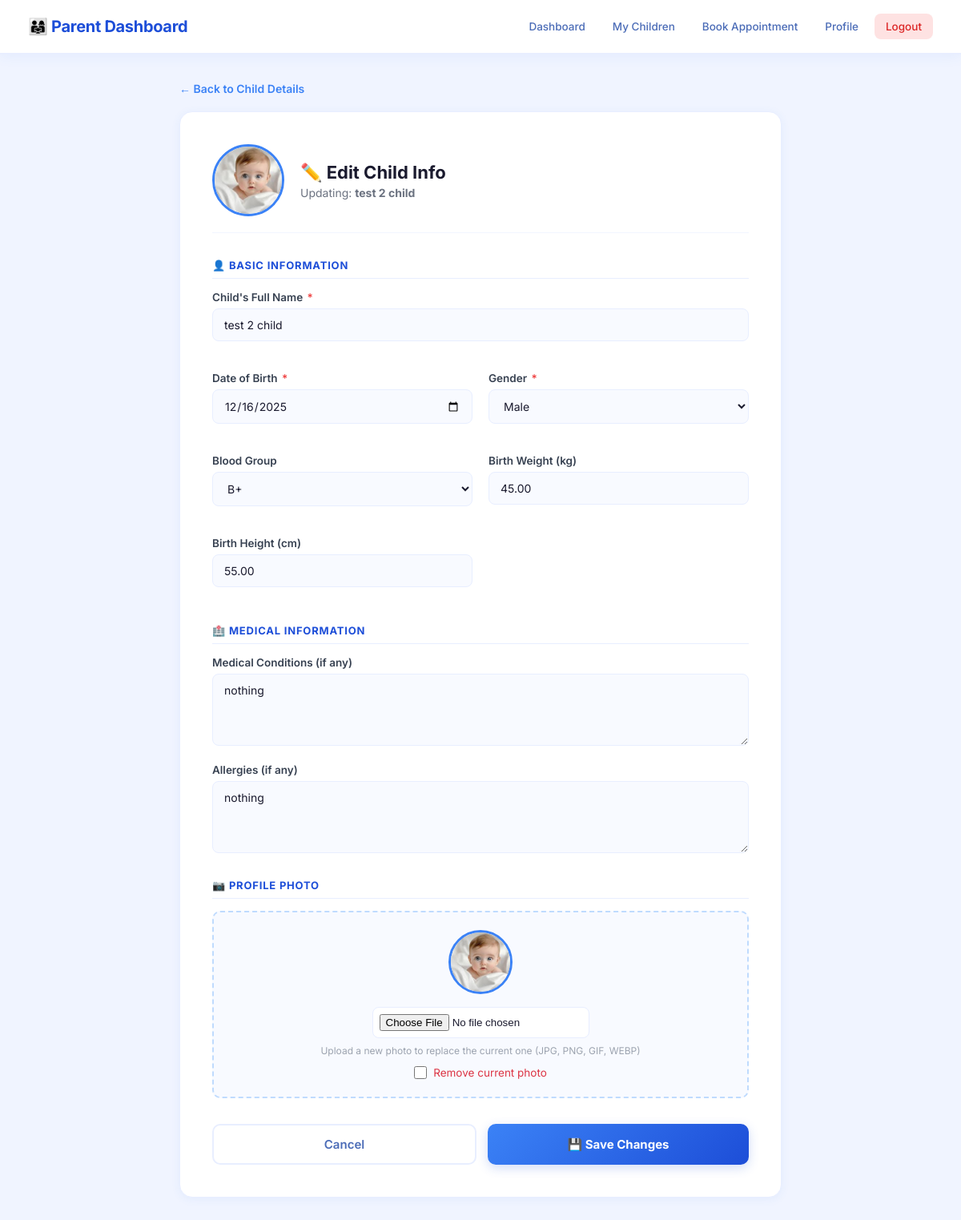
/parent/edit_child.php?id=2 (signed in), run on the app's committed database.
### tables this page shows
CREATE TABLE `children` (
  `child_id` int(11) NOT NULL,
  `parent_id` int(11) NOT NULL,
  `full_name` varchar(100) NOT NULL,
  `date_of_birth` date NOT NULL,
  `gender` enum('Male','Female','Other') NOT NULL,
  `blood_group` varchar(5) DEFAULT NULL,
  `birth_weight` decimal(5,2) DEFAULT NULL,
  `birth_height` decimal(5,2) DEFAULT NULL,
  `medical_conditions` text DEFAULT NULL,
  `allergies` text DEFAULT NULL,
  `photo_url` varchar(255) DEFAULT NULL,
  `is_active` tinyint(1) DEFAULT 1,
  `created_at` timestamp NOT NULL DEFAULT current_timestamp(),
  `updated_at` timestamp NOT NULL DEFAULT current_timestamp() ON UPDATE current_timestamp()
);

### parent/edit_child.php (the view, shortened to what this page needs)
<?php
include("../dbconnection.php");
$user_id = $_SESSION["user_id"];
$child_id = isset($_GET['id']) ? intval($_GET['id']) : 0;
$query_parent = "SELECT * FROM parents WHERE user_id = '$user_id'";
$result_parent = mysqli_query($connection, $query_parent);
$parent_data = mysqli_fetch_assoc($result_parent);
$parent_id = $parent_data['parent_id'];
$query_child = "SELECT * FROM children WHERE child_id = '$child_id' AND parent_id = '$parent_id'";
$result_child = mysqli_query($connection, $query_child);
$child = mysqli_fetch_assoc($result_child);
?>
<!DOCTYPE html>
<html lang="en">
<head>
</head>
<body>
<div class="navbar">
    <h2>👨‍👩‍👧 Parent Dashboard</h2>
    <div>
        <a href="dashboard.php">Dashboard</a>
        <a href="my_children.php">My Children</a>
        <a href="book_appointment.php">Book Appointment</a>
        <a href="myprofile.php">Profile</a>
        <a href="../logout.php" class="logout">Logout</a>
    </div>
</div>
<div class="container">
    <a href="child_details.php?id=<?php echo $child_id; ?>" class="back-link">← Back to Child Details</a>
    <div class="card">
        <div class="card-header">
            <?php if(!empty($child['photo_url'])): ?>
                <img src="../<?php echo htmlspecialchars($child['photo_url']); ?>" class="current-photo" alt="Photo">
            <?php else: ?>
                <div class="current-photo-placeholder">👶</div>
            <?php endif; ?>
            <div class="card-header-info">
                <h2>✏️ Edit Child Info</h2>
                <p>Updating: <strong><?php echo htmlspecialchars($child['full_name']); ?></strong></p>
            </div>
        </div>
        <form action="edit_child.php?id=<?php echo $child_id; ?>" method="post" enctype="multipart/form-data">
            <div class="section-title">👤 Basic Information</div>
            <div class="form-row">
                <div class="form-group full">
                    <label>Child's Full Name <span class="req">*</span></label>
                    <input type="text" name="full_name" value="<?php echo htmlspecialchars($child['full_name']); ?>" required>
                </div>
                <div class="form-group">
                    <label>Date of Birth <span class="req">*</span></label>
                    <input type="date" name="date_of_birth"
                           value="<?php echo $child['date_of_birth']; ?>"
                           max="<?php echo date('Y-m-d'); ?>" required>
                </div>
                <div class="form-group">
                    <label>Gender <span class="req">*</span></label>
                    <select name="gender" required>
                        <option value="Male"   <?php echo $child['gender'] == 'Male'   ? 'selected' : ''; ?>>Male</option>
                    </select>
                </div>
                <div class="form-group">
                    <label>Blood Group</label>
                    <select name="blood_group">
                        <?php foreach(['A+','A-','B+','B-','AB+','AB-','O+','O-'] as $bg): ?>
                        <option value="<?php echo $bg; ?>" <?php echo $child['blood_group'] == $bg ? 'selected' : ''; ?>><?php echo $bg; ?></option>
                        <?php endforeach; ?>
                    </select>
                </div>
                <div class="form-group">
                    <label>Birth Weight (kg)</label>
                    <input type="number" name="birth_weight" step="0.01" min="0" max="20"
                           placeholder="e.g., 3.2"
                           value="<?php echo htmlspecialchars($child['birth_weight'] ?? ''); ?>">
                </div>
                <div class="form-group">
                    <label>Birth Height (cm)</label>
                    <input type="number" name="birth_height" step="0.01" min="0" max="100"
                           placeholder="e.g., 50"
                           value="<?php echo htmlspecialchars($child['birth_height'] ?? ''); ?>">
                </div>
            </div>
            <div class="section-title">🏥 Medical Information</div>
            <div class="form-group">
                <label>Medical Conditions (if any)</label>
                <textarea name="medical_conditions" placeholder="Enter any medical conditions or leave blank"><?php echo htmlspecialchars($child['medical_conditions'] ?? ''); ?></textarea>
            </div>
            <div class="form-group">
                <label>Allergies (if any)</label>
                <textarea name="allergies" placeholder="Enter any allergies or leave blank"><?php echo htmlspecialchars($child['allergies'] ?? ''); ?></textarea>
            </div>
            <div class="section-title">📷 Profile Photo</div>
            <div class="photo-section">
                <?php if(!empty($child['photo_url'])): ?>
                    <img src="../<?php echo htmlspecialchars($child['photo_url']); ?>"
                         style="width:80px;height:80px;border-radius:50%;object-fit:cover;margin-bottom:12px;border:3px solid #3b82f6;" alt="Current Photo">
                    <br>
                <?php endif; ?>
                <input type="file" name="photo" accept="image/*">
                <p>Upload a new photo to replace the current one (JPG, PNG, GIF, WEBP)</p>
                <?php if(!empty($child['photo_url'])): ?>
                <div class="remove-photo-row" style="justify-content:center;">
                    <input type="checkbox" name="remove_photo" id="remove_photo">
                    <label for="remove_photo" style="font-weight:normal;margin:0;color:#dc3545;cursor:pointer;">Remove current photo</label>
                </div>
                <?php endif; ?>
            </div>
            <div class="btn-row">
                <a href="child_details.php?id=<?php echo $child_id; ?>" class="btn-cancel">Cancel</a>
                <button type="submit" name="update_child" class="btn-save">💾 Save Changes</button>
            </div>
        </form>
    </div>
</div>
</body>
</html>

### parent/edit_child.php (style rules this page uses)
* { margin: 0; padding: 0; box-sizing: border-box; }
body { font-family: 'Inter', Arial, sans-serif; background: #f0f4ff; color: #1a1a2e; }
.navbar { background: #ffffff; border-bottom: 2px solid #e8eeff; padding: 0 35px; display: flex; justify-content: space-between; align-items: center; height: 68px; box-shadow: 0 2px 16px rgba(59,130,246,0.08); position: sticky; top: 0; z-index: 100; }
.navbar h2 { font-size: 20px; font-weight: 700; color: #1d4ed8; letter-spacing: -0.3px; }
.navbar div { display: flex; align-items: center; gap: 6px; }
.navbar a { color: #4b6cb7; text-decoration: none; padding: 8px 14px; border-radius: 8px; font-size: 13.5px; font-weight: 500; transition: all 0.2s; }
.navbar a.logout { background: #fee2e2; color: #dc2626; }
.container { max-width: 800px; margin: 32px auto; padding: 0 24px; }
.back-link { display: inline-flex; align-items: center; gap: 6px; margin-bottom: 20px; color: #3b82f6; text-decoration: none; font-size: 14px; font-weight: 600; transition: color 0.2s; }
.card { background: #ffffff; border-radius: 16px; box-shadow: 0 2px 12px rgba(59,130,246,0.07); border: 1px solid #e8eeff; padding: 40px; }
.card-header { display: flex; align-items: center; gap: 20px; margin-bottom: 32px; padding-bottom: 20px; border-bottom: 1px solid #f1f5ff; }
.current-photo { width: 90px; height: 90px; border-radius: 50%; object-fit: cover; border: 3px solid #3b82f6; flex-shrink: 0; }
.card-header-info h2 { font-size: 22px; font-weight: 700; color: #1a1a2e; }
.card-header-info p { color: #6b7280; font-size: 14px; margin-top: 4px; }
.section-title { font-size: 13px; font-weight: 700; color: #1d4ed8; text-transform: uppercase; letter-spacing: 0.8px; margin: 28px 0 15px; padding-bottom: 8px; border-bottom: 1px solid #e8eeff; }
.form-row { display: grid; grid-template-columns: 1fr 1fr; gap: 20px; }
.form-group { margin-bottom: 18px; }
.form-group.full { grid-column: 1 / -1; }
label { display: block; margin-bottom: 6px; color: #374151; font-weight: 600; font-size: 13.5px; }
label span.req { color: #ef4444; margin-left: 2px; }
input[type="text"], input[type="date"], input[type="number"], input[type="tel"], select, textarea { width: 100%; padding: 11px 14px; border: 1.5px solid #e8eeff; border-radius: 8px; font-size: 14px; font-family: 'Inter', Arial, sans-serif; color: #1a1a2e; transition: border 0.2s, box-shadow 0.2s; background: #f8faff; }
textarea { min-height: 90px; resize: vertical; }
.photo-section { background: #f8faff; border: 2px dashed #bfdbfe; border-radius: 10px; padding: 22px; text-align: center; }
.photo-section input[type="file"] { background: white; border: 1.5px solid #e8eeff; border-radius: 8px; cursor: pointer; padding: 8px; }
.photo-section p { font-size: 12px; color: #9ca3af; margin-top: 8px; }
.remove-photo-row { display: flex; align-items: center; gap: 8px; margin-top: 12px; justify-content: center; font-size: 14px; color: #dc2626; }
.remove-photo-row input[type="checkbox"] { width: 16px; height: 16px; cursor: pointer; accent-color: #dc2626; }
.btn-row { display: flex; gap: 14px; margin-top: 32px; }
.btn-save { flex: 1; padding: 14px; background: linear-gradient(135deg, #3b82f6, #1d4ed8); color: white; border: none; border-radius: 10px; font-size: 15px; font-weight: 700; font-family: 'Inter', Arial, sans-serif; cursor: pointer; transition: all 0.22s; box-shadow: 0 4px 14px rgba(29,78,216,0.2); }
.btn-cancel { flex: 1; padding: 14px; background: #ffffff; color: #4b6cb7; border: 2px solid #e8eeff; border-radius: 10px; font-size: 15px; font-weight: 600; cursor: pointer; text-align: center; text-decoration: none; display: flex; align-items: center; justify-content: center; transition: all 0.2s; }

### data on the page
children: photo_url (picture), full_name "test 2 child", date_of_birth "12/16/2025", gender "Male", blood_group "B+", birth_weight "45.00", birth_height "55.00", medical_conditions "nothing", allergies "nothing"
